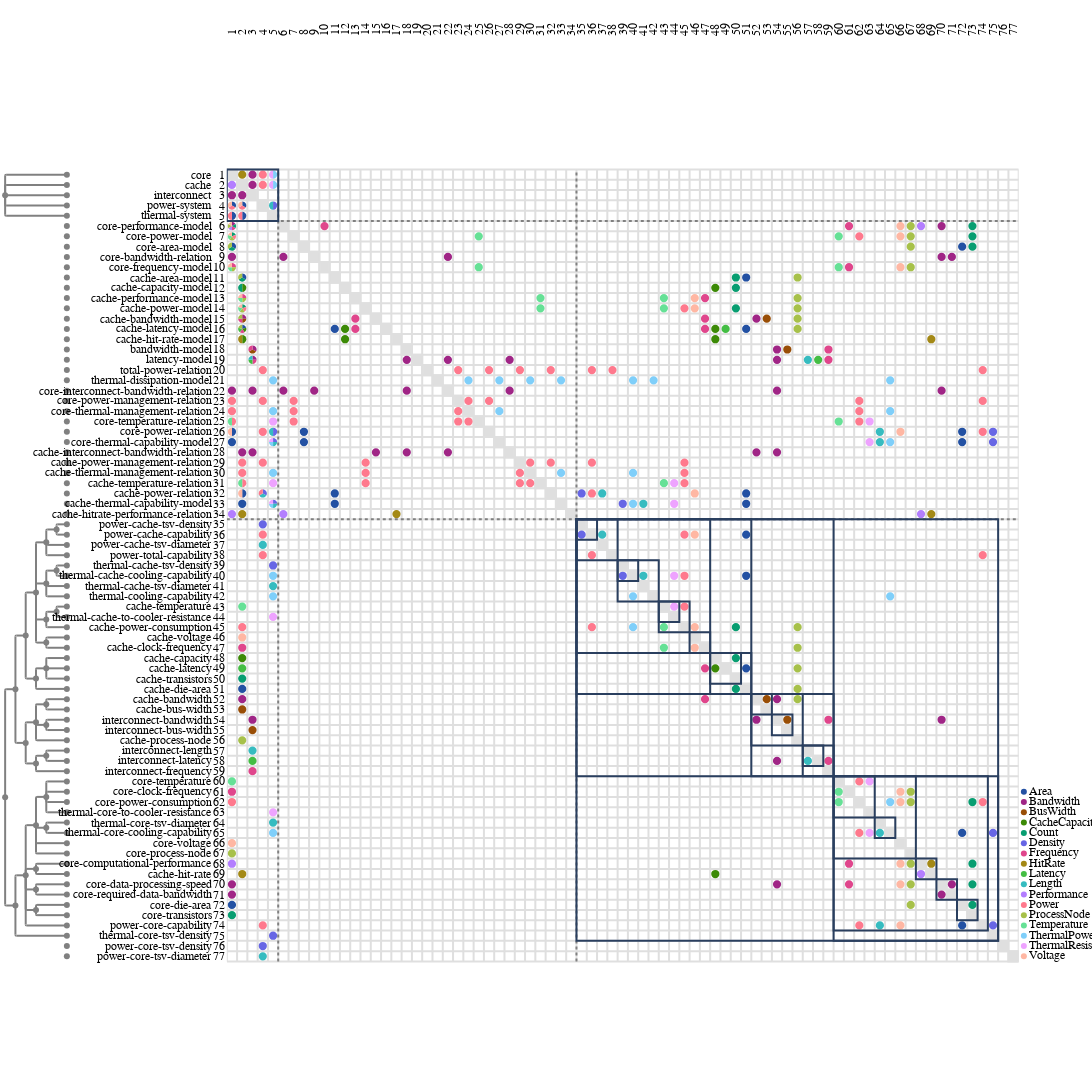

The notebook cell this image was saved under:
### Code cell
from ragraph.analysis import heuristics

leafs = [node.name for node in graph.nodes if node.kind == "relation_spec" and node.is_leaf]

# Cluster components
heuristics.markov_gamma(
    graph=graph,
    alpha=1,     # Expension parameter.
    beta=4,    # Inflation parameter.
    mu=8,      # Evaporation parameter.
    gamma=8,   # Bus detection parameter.
    leafs = [node.name for node in graph.nodes if node.kind == "variable" and node.is_leaf],
    inplace=True
)

# Reloaded MDM based on clustered graph.
figure = raesl.plot.mdm(
    graph,
    # node_kinds=["component", "variable", "function_spec", "design_spec"],
    # edge_kinds=["functional_dependency", "mapping_dependency"],
    depth=10,
)

figure
